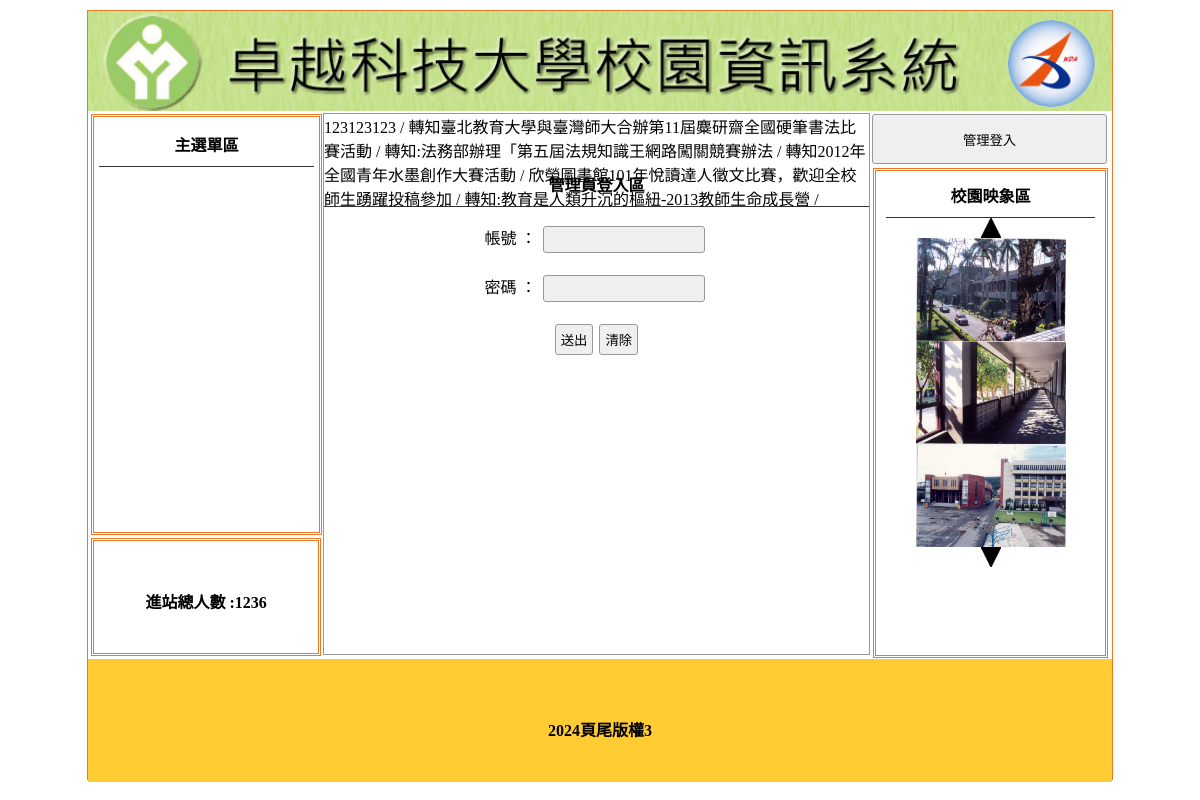
/?do=login, run on the app's committed database.
### tables this page shows
CREATE TABLE `titles` (
  `id` int(10) UNSIGNED NOT NULL,
  `img` text NOT NULL,
  `text` text NOT NULL,
  `sh` int(1) NOT NULL DEFAULT 0
);

CREATE TABLE `total` (
  `id` int(10) UNSIGNED NOT NULL,
  `total` int(5) NOT NULL
);

CREATE TABLE `ad` (
  `id` int(10) UNSIGNED NOT NULL,
  `text` text NOT NULL,
  `sh` int(1) NOT NULL DEFAULT 1
);

CREATE TABLE `image` (
  `id` int(10) UNSIGNED NOT NULL,
  `img` text NOT NULL,
  `sh` int(1) NOT NULL DEFAULT 1
);

CREATE TABLE `bottom` (
  `id` int(10) UNSIGNED NOT NULL,
  `bottom` text NOT NULL
);

### api/db.php (called while the page is built, shortened)
<?php
class DB
{
    protected $dsn = "mysql:host=localhost;charset=utf8;dbname=c1-02";
    protected $pdo;
    protected $table;
    public function __construct($table)
    {
        $this->table = $table;
        $this->pdo = new PDO($this->dsn, 'root', '');
    }
    private function a2s($array)
    {
        foreach ($array as $col => $value) {
            $tmp[] = "`$col`='$value'";
        }
        return $tmp;
    }
    function find($id)
    {
        $sql = "select * from `$this->table` where ";
        if (is_array($id)) {
            $tmp = $this->a2s($id);
            $sql .= join(" && ", $tmp);
        } elseif (is_numeric($id)) {
            $sql .= "`id`='$id'";
        } else {
            echo "x type";
        }
        return $this->pdo->query($sql)->fetch(PDO::FETCH_ASSOC);
    }
    private function sql_all($sql, $array, $other)
    {
        if (isset($this->table) && !empty($this->table)) {
            if (is_array($array)) {
                if (!empty($array)) {
                    $tmp = $this->a2s($array);
                    $sql .= " where " . join(" && ", $tmp);
                }
            } else {
                $sql .= " $array ";
            }
            return $sql .= $other;
        } else {
            echo "x table";
        }
    }
    function all($where = '', $other = '')
    {
        $sql = "select * from `$this->table` ";
        $sql = $this->sql_all($sql, $where, $other);
        return $this->pdo->query($sql)->fetchAll(PDO::FETCH_ASSOC);
    }
}
$Title=new DB('titles');
$Total=new DB('total');
$Bottom=new DB('bottom');
$Image=new DB('image');
$Ad=new DB('ad');

### index.php (the view, shortened to what this page needs)
<?php include_once "./api/db.php"; ?>
<!DOCTYPE html PUBLIC "-//W3C//DTD XHTML 1.0 Transitional//EN" "http://www.w3.org/TR/xhtml1/DTD/xhtml1-transitional.dtd">
<html xmlns="http://www.w3.org/1999/xhtml">
<head>
	<link href="./css/css.css" rel="stylesheet" type="text/css">
</head>
<body>
	<div id="main">
		<a title="" href="./index.php">
			<div class="ti" style="background:url(./img/<?= $Title->find(['sh' => 1])['img']; ?>); background-size:cover;"></div>
		</a>
		<div id="ms">
			<div id="lf" style="float:left;">
				<div id="menuput" class="dbor">
					<span class="t botli">主選單區</span>
				</div>
				<div class="dbor" style="margin:3px; width:95%; height:20%; line-height:100px;">
					<span class="t">進站總人數 :<?= $Total->find(1)['total']; ?></span>
				</div>
			</div>
			<?php
			$do = $_GET['do'] ?? 'mian';
			$file = "./front/{$do}.php";
			if (file_exists($file)) {
				include $file;
			} else {
				include_once "./front/main.php";
			}
			?>
			<div class="di di ad" style="height:540px; width:23%; padding:0px; margin-left:22px; float:left; ">
				<button style="width:100%; margin-left:auto; margin-right:auto; margin-top:2px; height:50px;" onclick="location.href='?do=login'">管理登入</button>
				<div style="width:89%; height:480px;" class="dbor">
					<span class="t botli">校園映象區</span>
					<div class="cent" onclick="pp(1)"><img src="./icon/up.jpg" alt=""></div>
					<?php
					$imgs = $Image->all(['sh' => 1]);
					foreach ($imgs as $idx => $img) {
					?>
						<div id="ssaa<?= $idx; ?>" class="im cent">
							<img src="./img/<?= $img['img']; ?>" style="width:150px;height:103px">
						</div>
					<?php
					}
					?>
					<div class="cent" onclick="pp(2)"><img src="./icon/dn.jpg" a=""></div>
				</div>
			</div>
		</div>
		<div style="width:1024px; left:0px; position:relative; background:#FC3; margin-top:4px; height:123px; display:block;">
			<span class="t" style="line-height:123px;"><?= $Bottom->find(1)['bottom']; ?></span>
		</div>
	</div>
</body>
</html>

### front/login.php (shortened to what this page needs)
<div class="di" style="height:540px; border:#999 1px solid; width:53.2%; margin:2px 0px 0px 0px; float:left; position:relative; left:20px;">
	<marquee scrolldelay="120" direction="left" style="position:absolute; width:100%; height:40px;">
	<?php
		$ads = $Ad->all(['sh' => 1]);
		foreach ($ads as $ad) {
			echo $ad['text'] . " / ";
		}
		?>
</marquee>
	<div style="height:32px; display:block;"></div>
	<form method="post" action="./api/check.php">
		<p class="t botli">管理員登入區</p>
		<p class="cent">帳號 ： <input name="acc" autofocus="" type="text"></p>
		<p class="cent">密碼 ： <input name="pw" type="password"></p>
		<p class="cent"><input value="送出" type="submit"><input type="reset" value="清除"></p>
	</form>
</div>

### css/css.css (style rules this page uses)
body { padding:0px; margin:0px; }
#main { width:1024px; height:768px; margin:10px auto 10px auto; border:#EE7728 1px solid; position:relative; }
.ti { width:100%; height:100px; position:relative; background-size:cover; background-repeat:no-repeat; }
.dbor { border:#EE7728 double 3px; margin:1px; padding:2px 10px 2px 10px; }
.t { font-weight:800; display:block; text-align:center; padding:10px 1px 10px 1px; }
.botli { border-bottom:#333 1px solid; }
#lf { height:540px; width:21%; display:inline-block; }
#menuput { width:100%; height:75%; position:relative; padding:5px; display:block; margin: 3px; }
.di { display:inline-block; }
.ad { margin:1px; padding:2px 10px 2px 10px; }
.cent { text-align:center; }
input,button { border:#999 1px solid; border-radius:3px; background:#EFEFEF; padding:5px; margin:3px; }
input[type=text],input[type=password] { width:150px; }

### data on the page
titles: img (picture)
total: total "1236"
ad: text "123123123"
ad: text "轉知臺北教育大學與臺灣師大合辦第11屆麋研齋全國硬筆書法比賽活動"
ad: text "轉知:法務部辦理「第五屆法規知識王網路闖關競賽辦法"
ad: text "轉知2012年全國青年水墨創作大賽活動"
ad: text "欣榮圖書館101年悅讀達人徵文比賽，歡迎全校師生踴躍投稿參加"
ad: text "轉知:教育是人類升沉的樞紐-2013教師生命成長營"
image: img (picture)
image: img (picture)
image: img (picture)
bottom: bottom "2024頁尾版權3"
